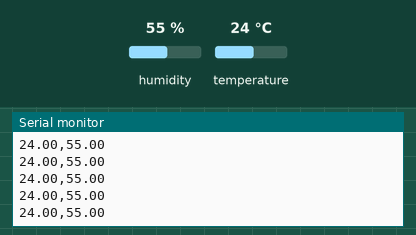
A sketch run on a simulated Arduino Nano, built with avr-gcc and run on an emulated ATmega328P. Shown: the last lines printed to the serial monitor. The test bench sets the inputs (shaded band); at power-on: humidity 55 %, temperature 24 °C.

Above: at 2.8 s.
2.9 s: humidity set to 22 %
At 4.5 s:
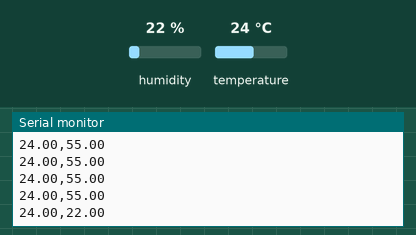
5.6 s: temperature set to 12 °C
At 6.0 s:
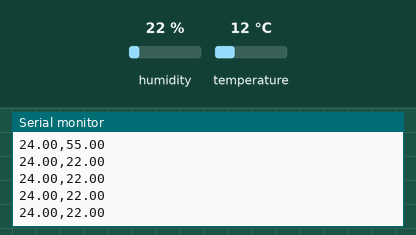
8.3 s: humidity set to 40 %
At 9.0 s:
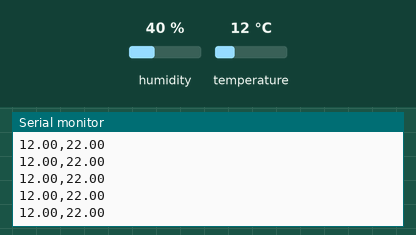
Timing chart, 0 to 11.3 s (numbered marks = the images above; inputs shaded):
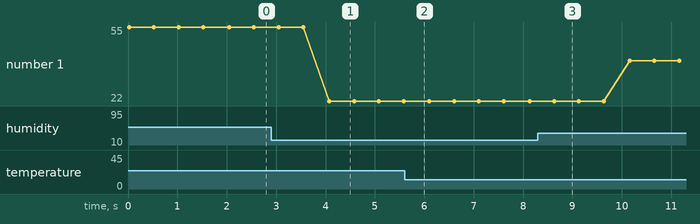

Measured:
- after the input at 2.9 s, the serial monitor: prints a new line after 1.2 s (image 1)
- plotted number 1: 55 → 22 after the input at 2.9 s, 22 → 40 after the input at 8.3 s

The sketch:

DataForwarderEdgeImpulse.ino
```cpp
#include "DHT.h"

#define DHTPIN A6        // Pin connected to DHT11
#define DHTTYPE DHT11    // DHT 11

DHT dht(DHTPIN, DHTTYPE);

void setup() {
  Serial.begin(115200);
  dht.begin();
}

void loop() {
  float temperature = dht.readTemperature();
  float humidity = dht.readHumidity();

  if (isnan(temperature) || isnan(humidity)) {
    Serial.println("Failed to read from DHT sensor!");
    return;
  }

  // Print data in CSV format: temperature,humidity
  Serial.print(temperature);
  Serial.print(",");
  Serial.println(humidity);

  delay(500);
}
```
